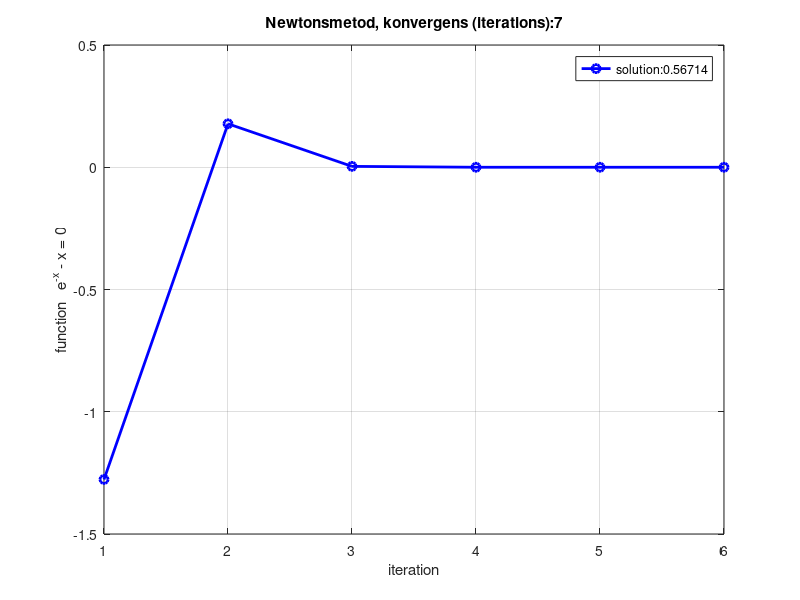
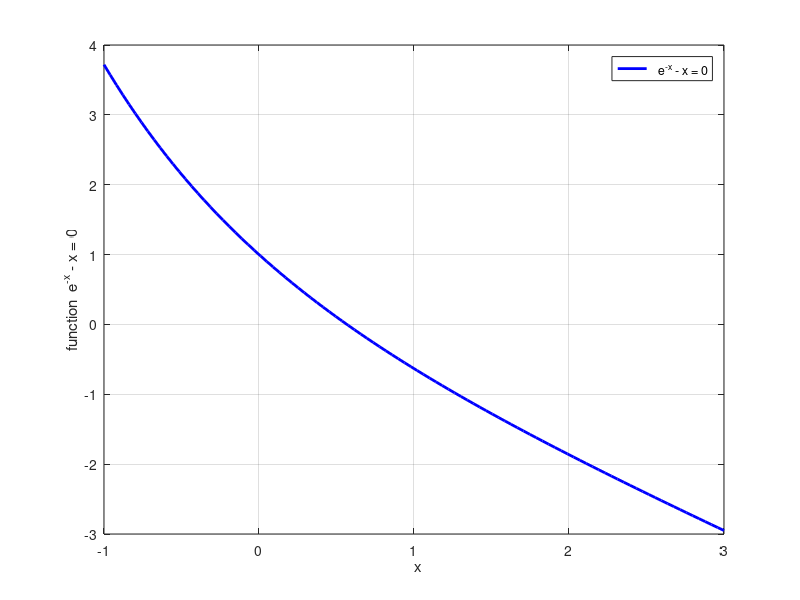

MATLAB code for these plots, in order: (Note: this script raises an error after producing the figures.)
close all;

tolerance = 10e-15;

%fun = @(x)x^10 - 10^10;
%fun = @(x)x^3 - 2*x - 5;
fun =  @(x)exp(-x) -x;


% Newtons metod

y=0;
iteration_newton = 0;
func_newton = 0;
error_newton = 0;

%Initialiseringen: init guess
y(1) = 1.5
%y(1) = 7;
k=2;

iteration_newton(1) = 1;
func_newton(1) =fun(y(1));
%error_newton(1) = abs(10.0 - func_newton(1));
numerator =  fun(y(1));
denominator =  -exp(-y(1))-1;
y(2) = y(1) - numerator/denominator;
  
% Main Newton's iterations  
while abs( y(k) - y(k-1) ) > tolerance

numerator =  fun(y(k));
denominator = -exp(-y(k))-1;
y(k+1) = y(k) - numerator/denominator;
iteration_newton(k) = k;
func_newton(k) =fun(y(k));

k = k+1;
  end


figure
 % plot(iteration_newton,error_newton, 'o b-','LineWidth',2)
 plot(iteration_newton,func_newton, 'o b-','LineWidth',2)
  
  xlabel('iteration')
  ylabel('function   e^{-x} - x = 0')
grid on
 legend(['solution:',num2str(y(k))]);
 title(['Newtonsmetod, konvergens (iterations):',num2str(k)])

n= -1.0;
p=3.0;
x_exact = linspace(n, p);
N = size(x_exact,2);
 for i = 1:N
	    func_exact(i) =fun(x_exact(i));
end

figure

plot(x_exact,func_exact, ' b-','LineWidth',2)
 legend('  e^{-x} - x = 0');

  xlabel('  x')
  ylabel('function  e^{-x} - x = 0')

grid on
iteration


 iteration_newton
